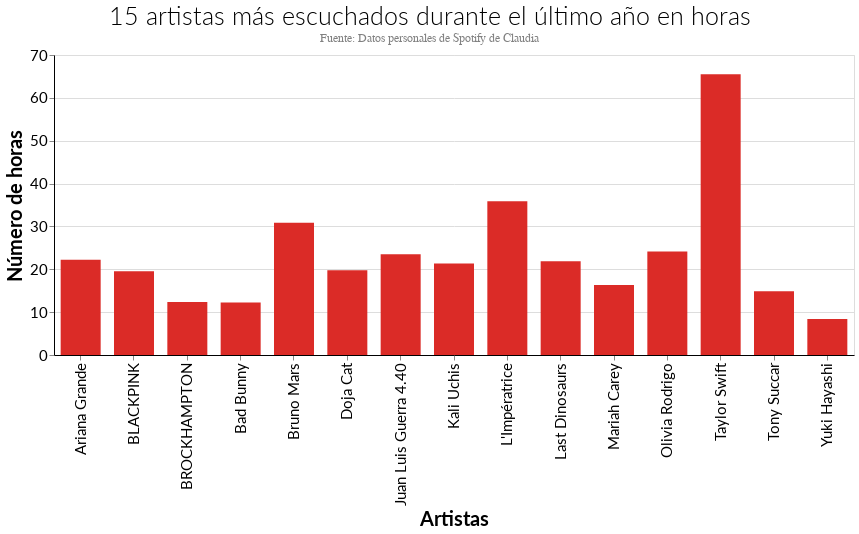

This figure's notebook cell:
### Code cell
top15_artists_horas = alt.Chart(top15_artist, height = 300, width = 800).mark_bar().encode( 
    x = alt.X("artista", axis=alt.Axis(title='Artistas')), 
    y = alt.Y("horas", axis=alt.Axis(title='Número de horas')),
    ).properties(
    title = {
      "text": ["15 artistas más escuchados durante el último año en horas"], 
      "subtitle": ["Fuente: Datos personales de Spotify de Claudia"],
      "color": "Black",
      "subtitleColor": "gray"
    }
)
top15_artists_horas

### Figure 1 — Vega-Lite specification as saved in the notebook (floating-point values rounded to 4 significant figures)
{"config": {"title": {"font": "Lato", "fontSize": 25, "fontWeight": 300, "offset": 0, "anchor": "left"}, "axis": {"labelFont": "Lato", "titleFont": "Lato", "domainColor": "black", "labelFontSize": 15, "titleFontSize": 20}, "header": {"labelFont": "Lato", "titleFont": "Lato"}, "legend": {"labelFont": "Lato", "titleFont": "Lato", "symbolType": "circle", "padding": 1}, "background": "#FFFFFF", "range": {"category": ["#1696d2", "#d2d2d2", "#000000", "#fdbf11", "#ec008b", "#55b748", "#5c5859", "#db2b27"], "diverging": ["#cfe8f3", "#a2d4ec", "#73bfe2", "#46abdb", "#1696d2", "#12719e"]}, "area": {"fill": "#db2b27"}, "line": {"color": "#db2b27", "stroke": "#db2b27", "strokewidth": 5}, "trail": {"color": "#db2b27", "stroke": "#db2b27", "strokeWidth": 0, "size": 1}, "path": {"stroke": "#db2b27", "strokeWidth": 0.5}, "point": {"filled": true}, "text": {"font": "Lato", "color": "#db2b27", "fontSize": 11, "align": "right", "fontWeight": 400, "size": 11}, "bar": {"size": 40, "binSpacing": 1, "continuousBandSize": 30, "discreteBandSize": 30, "fill": "#db2b27", "stroke": false}}, "data": {"name": "data-8ade98b0081c74f9c451f269dc283f4c"}, "mark": "bar", "encoding": {"x": {"axis": {"title": "Artistas"}, "field": "artista", "type": "nominal"}, "y": {"axis": {"title": "Número de horas"}, "field": "horas", "type": "quantitative"}}, "height": 300, "title": {"text": ["15 artistas más escuchados durante el último año en horas"], "subtitle": ["Fuente: Datos personales de Spotify de Claudia"], "color": "Black", "subtitleColor": "gray"}, "width": 800, "$schema": "https://vega.github.io/schema/vega-lite/v4.17.0.json", "datasets": {"data-8ade98b0081c74f9c451f269dc283f4c": [{"artista": "Tony Succar", "msPlayed": 53629549, "minutos": 893.8, "horas": 14.9, "contador": 237, "horas_redondeado": 15.0}, {"artista": "Yuki Hayashi", "msPlayed": 30172882, "minutos": 502.9, "horas": 8.381, "contador": 250, "horas_redondeado": 9.0}, {"artista": "BROCKHAMPTON", "msPlayed": 44527173, "minutos": 742.1, "horas": 12.37, "contador": 253, "horas_redondeado": 13.0}, {"artista": "Bad Bunny", "msPlayed": 44016330, "minutos": 733.6, "horas": 12.23, "contador": 259, "horas_redondeado": 13.0}, {"artista": "Mariah Carey", "msPlayed": 58860807, "minutos": 981.0, "horas": 16.35, "contador": 266, "horas_redondeado": 17.0}, {"artista": "BLACKPINK", "msPlayed": 70363061, "minutos": 1173.0, "horas": 19.55, "contador": 392, "horas_redondeado": 20.0}, {"artista": "Last Dinosaurs", "msPlayed": 78702900, "minutos": 1312.0, "horas": 21.86, "contador": 410, "horas_redondeado": 22.0}, {"artista": "Doja Cat", "msPlayed": 71158855, "minutos": 1186.0, "horas": 19.77, "contador": 428, "horas_redondeado": 20.0}, {"artista": "Juan Luis Guerra 4.40", "msPlayed": 84539631, "minutos": 1409.0, "horas": 23.48, "contador": 483, "horas_redondeado": 24.0}, {"artista": "Olivia Rodrigo", "msPlayed": 86861800, "minutos": 1448.0, "horas": 24.13, "contador": 494, "horas_redondeado": 25.0}, {"artista": "Ariana Grande", "msPlayed": 79929871, "minutos": 1332.0, "horas": 22.2, "contador": 503, "horas_redondeado": 23.0}, {"artista": "Kali Uchis", "msPlayed": 76771268, "minutos": 1280.0, "horas": 21.33, "contador": 546, "horas_redondeado": 22.0}, {"artista": "Bruno Mars", "msPlayed": 111124279, "minutos": 1852.0, "horas": 30.87, "contador": 578, "horas_redondeado": 31.0}, {"artista": "L'Impératrice", "msPlayed": 129244805, "minutos": 2154.0, "horas": 35.9, "contador": 601, "horas_redondeado": 36.0}, {"artista": "Taylor Swift", "msPlayed": 235909098, "minutos": 3932.0, "horas": 65.53, "contador": 1320, "horas_redondeado": 66.0}]}}
